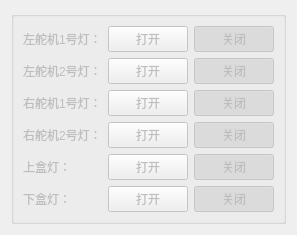
      <widget class="QWidget" name="tab_3">
       <attribute name="title">
        <string>灯光控制</string>
       </attribute>
       <layout class="QGridLayout" name="gridLayout_19">
        <item row="0" column="0">
         <widget class="QGroupBox" name="groupBox_10">
          <property name="enabled">
           <bool>false</bool>
          </property>
          <property name="title">
           <string/>
          </property>
          <layout class="QGridLayout" name="gridLayout_10">
           <item row="2" column="1">
            <widget class="QPushButton" name="rightlight1open">
             <property name="text">
              <string>打开</string>
             </property>
             <property name="checkable">
              <bool>true</bool>
             </property>
            </widget>
           </item>
           <item row="2" column="2">
            <widget class="QPushButton" name="rightlight1close">
             <property name="text">
              <string>关闭</string>
             </property>
             <property name="checkable">
              <bool>true</bool>
             </property>
             <property name="checked">
              <bool>true</bool>
             </property>
            </widget>
           </item>
           <item row="3" column="0">
            <widget class="QLabel" name="label_54">
             <property name="sizePolicy">
              <sizepolicy hsizetype="Fixed" vsizetype="Fixed">
               <horstretch>0</horstretch>
               <verstretch>0</verstretch>
              </sizepolicy>
             </property>
             <property name="text">
              <string>右舵机2号灯：</string>
             </property>
            </widget>
           </item>
           <item row="3" column="1">
            <widget class="QPushButton" name="rightlight2open">
             <property name="text">
              <string>打开</string>
             </property>
             <property name="checkable">
              <bool>true</bool>
             </property>
            </widget>
           </item>
           <item row="1" column="1">
            <widget class="QPushButton" name="leftlight2open">
             <property name="text">
              <string>打开</string>
             </property>
             <property name="checkable">
              <bool>true</bool>
             </property>
            </widget>
           </item>
           <item row="1" column="2">
            <widget class="QPushButton" name="leftlight2close">
             <property name="text">
              <string>关闭</string>
             </property>
             <property name="checkable">
              <bool>true</bool>
             </property>
             <property name="checked">
              <bool>true</bool>
             </property>
            </widget>
           </item>
           <item row="0" column="2">
            <widget class="QPushButton" name="leftlight1close">
             <property name="text">
              <string>关闭</string>
             </property>
             <property name="checkable">
              <bool>true</bool>
             </property>
             <property name="checked">
              <bool>true</bool>
             </property>
            </widget>
           </item>
           <item row="1" column="0">
            <widget class="QLabel" name="label_53">
             <property name="sizePolicy">
              <sizepolicy hsizetype="Fixed" vsizetype="Fixed">
               <horstretch>0</horstretch>
               <verstretch>0</verstretch>
              </sizepolicy>
             </property>
             <property name="text">
              <string>左舵机2号灯：</string>
             </property>
            </widget>
           </item>
           <item row="2" column="0">
            <widget class="QLabel" name="label_55">
             <property name="sizePolicy">
              <sizepolicy hsizetype="Fixed" vsizetype="Fixed">
               <horstretch>0</horstretch>
               <verstretch>0</verstretch>
              </sizepolicy>
             </property>
             <property name="text">
              <string>右舵机1号灯：</string>
             </property>
            </widget>
           </item>
           <item row="0" column="0">
            <widget class="QLabel" name="label_51">
             <property name="sizePolicy">
              <sizepolicy hsizetype="Fixed" vsizetype="Fixed">
               <horstretch>0</horstretch>
               <verstretch>0</verstretch>
              </sizepolicy>
             </property>
             <property name="text">
              <string>左舵机1号灯：</string>
             </property>
            </widget>
           </item>
           <item row="0" column="1">
            <widget class="QPushButton" name="leftlight1open">
             <property name="text">
              <string>打开</string>
             </property>
             <property name="checkable">
              <bool>true</bool>
             </property>
            </widget>
           </item>
           <item row="3" column="2">
            <widget class="QPushButton" name="rightlight2close">
             <property name="text">
              <string>关闭</string>
             </property>
             <property name="checkable">
              <bool>true</bool>
             </property>
             <property name="checked">
              <bool>true</bool>
             </property>
            </widget>
           </item>
           <item row="4" column="2">
            <widget class="QPushButton" name="leftlight1close_2">
             <property name="text">
              <string>关闭</string>
             </property>
             <property name="checkable">
              <bool>true</bool>
             </property>
             <property name="checked">
              <bool>true</bool>
             </property>
            </widget>
           </item>
           <item row="4" column="1">
            <widget class="QPushButton" name="leftlight1open_2">
             <property name="text">
              <string>打开</string>
             </property>
             <property name="checkable">
              <bool>true</bool>
             </property>
            </widget>
           </item>
           <item row="4" column="0">
            <widget class="QLabel" name="label_81">
             <property name="sizePolicy">
              <sizepolicy hsizetype="Fixed" vsizetype="Fixed">
               <horstretch>0</horstretch>
               <verstretch>0</verstretch>
              </sizepolicy>
             </property>
             <property name="text">
              <string>上盒灯：</string>
             </property>
            </widget>
           </item>
           <item row="5" column="0">
            <widget class="QLabel" name="label_82">
             <property name="sizePolicy">
              <sizepolicy hsizetype="Fixed" vsizetype="Fixed">
               <horstretch>0</horstretch>
               <verstretch>0</verstretch>
              </sizepolicy>
             </property>
             <property name="text">
              <string>下盒灯：</string>
             </property>
            </widget>
           </item>
           <item row="5" column="1">
            <widget class="QPushButton" name="leftlight1open_3">
             <property name="text">
              <string>打开</string>
             </property>
             <property name="checkable">
              <bool>true</bool>
             </property>
            </widget>
           </item>
           <item row="5" column="2">
            <widget class="QPushButton" name="leftlight1close_3">
             <property name="text">
              <string>关闭</string>
             </property>
             <property name="checkable">
              <bool>true</bool>
             </property>
             <property name="checked">
              <bool>true</bool>
             </property>
            </widget>
           </item>
          </layout>
         </widget>
        </item>
       </layout>
      </widget>
